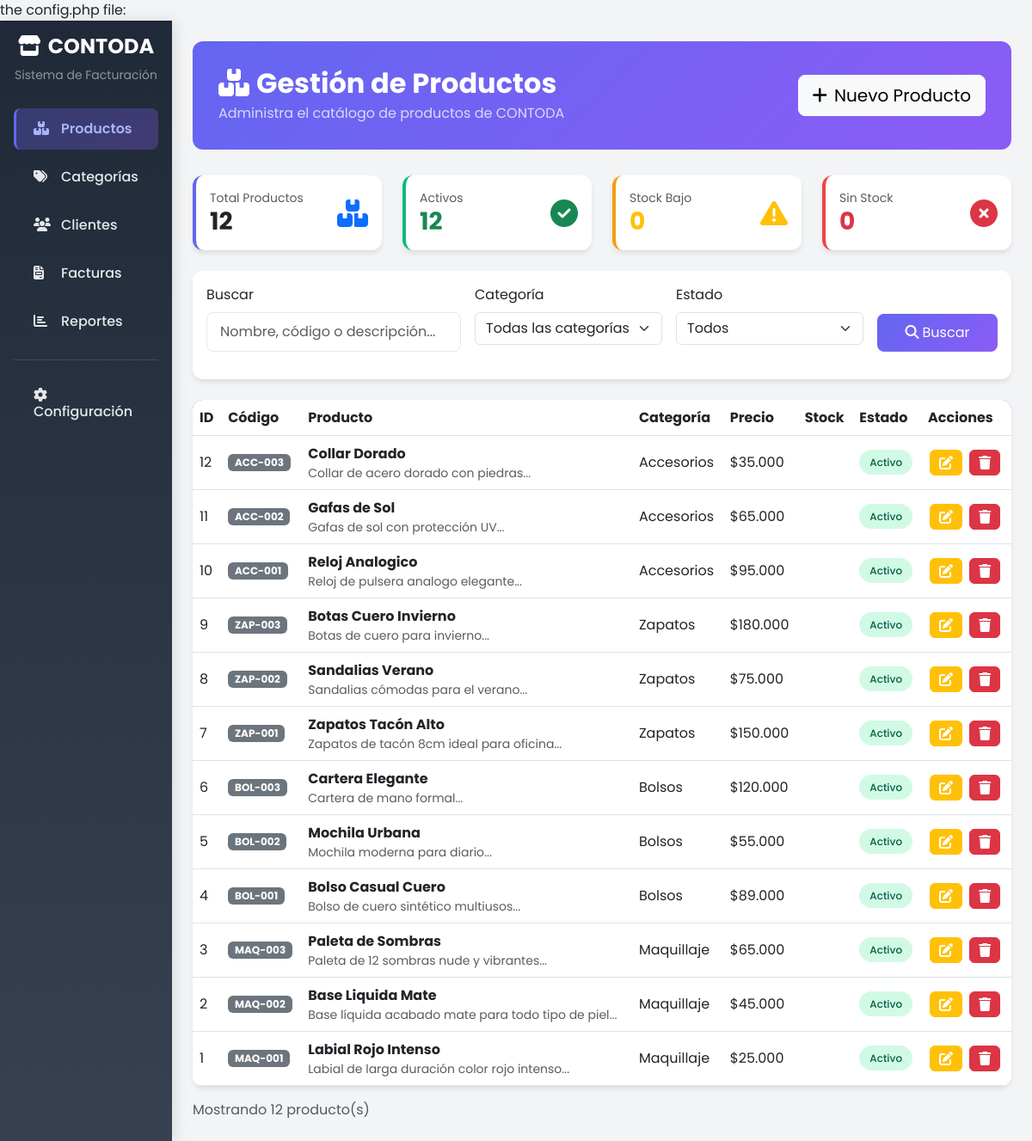
The page / on the database its author committed.
### tables this page shows
CREATE TABLE IF NOT EXISTS productos (
    id_producto INT AUTO_INCREMENT PRIMARY KEY,
    id_categoria INT NOT NULL,
    codigo_producto VARCHAR(50) UNIQUE,
    nombre_producto VARCHAR(200) NOT NULL,
    descripcion TEXT,
    precio DECIMAL(10,2) NOT NULL,
    stock INT DEFAULT 0,
    stock_minimo INT DEFAULT 5,
    imagen VARCHAR(255),
    estado ENUM('Activo', 'Inactivo') DEFAULT 'Activo',
    fecha_creacion TIMESTAMP DEFAULT CURRENT_TIMESTAMP,
    fecha_actualizacion TIMESTAMP DEFAULT CURRENT_TIMESTAMP ON UPDATE CURRENT_TIMESTAMP,
    FOREIGN KEY (id_categoria) REFERENCES categorias(id_categoria) ON DELETE RESTRICT
);

CREATE TABLE IF NOT EXISTS categorias (
    id_categoria INT AUTO_INCREMENT PRIMARY KEY,
    nombre_categoria VARCHAR(100) NOT NULL UNIQUE,
    descripcion TEXT,
    estado ENUM('Activo', 'Inactivo') DEFAULT 'Activo',
    fecha_creacion TIMESTAMP DEFAULT CURRENT_TIMESTAMP,
    fecha_actualizacion TIMESTAMP DEFAULT CURRENT_TIMESTAMP ON UPDATE CURRENT_TIMESTAMP
);

### config.php (called while the page is built, shortened)
the config.php file:<?php
function formatCurrency($amount) {
    return '$' . number_format($amount, 0, ',', '.');
}

### funciones.php (called while the page is built, shortened)
<?php
require_once 'config.php';
function getProductos($search = null, $categoria = null, $estado = null) {
    try {
        $pdo = getConnection();
        $sql = "SELECT p.*, c.nombre_categoria
                FROM productos p
                LEFT JOIN categorias c ON p.id_categoria = c.id_categoria
                WHERE 1=1";
        $params = [];
        $sql .= " ORDER BY p.id_producto DESC";
        $stmt = $pdo->prepare($sql);
        $stmt->execute($params);
        return $stmt->fetchAll();
    } catch (Exception $e) {
        error_log("Error en getProductos: " . $e->getMessage());
        return [];
    }
}
function getEstadisticas() {
    try {
        $pdo = getConnection();
        $stats = [
            'total' => 0,
            'activos' => 0,
            'inactivos' => 0,
            'stock_bajo' => 0,
            'sin_stock' => 0
        ];
        $stmt = $pdo->query("SELECT COUNT(*) as total FROM productos");
        $stats['total'] = $stmt->fetch()['total'];
        $stmt = $pdo->query("SELECT COUNT(*) as total FROM productos WHERE estado = 'Activo'");
        $stats['activos'] = $stmt->fetch()['total'];
        $stmt = $pdo->query("SELECT COUNT(*) as total FROM productos WHERE estado = 'Inactivo'");
        $stats['inactivos'] = $stmt->fetch()['total'];
        $stmt = $pdo->query("SELECT COUNT(*) as total FROM productos WHERE stock > 0 AND stock <= stock_minimo");
        $stats['stock_bajo'] = $stmt->fetch()['total'];
        $stmt = $pdo->query("SELECT COUNT(*) as total FROM productos WHERE stock = 0");
        $stats['sin_stock'] = $stmt->fetch()['total'];
        return $stats;
    } catch (Exception $e) {
        error_log("Error en getEstadisticas: " . $e->getMessage());
        return $stats;
    }
}

### index.php (the view, shortened to what this page needs)
<?php
require_once 'funciones.php';
$search = isset($_GET['search']) ? sanitize($_GET['search']) : '';
$categoria = isset($_GET['categoria']) ? intval($_GET['categoria']) : null;
$estado = isset($_GET['estado']) ? sanitize($_GET['estado']) : null;
$productos = getProductos($search, $categoria, $estado);
$stats = getEstadisticas();
?>
<!DOCTYPE html>
<html lang="es">
<head>
    <link href="https://cdn.jsdelivr.net/npm/bootstrap@5.3.0/dist/css/bootstrap.min.css" rel="stylesheet">
    <link rel="stylesheet" href="https://cdnjs.cloudflare.com/ajax/libs/font-awesome/6.4.0/css/all.min.css">
</head>
<body>
    <div class="container-fluid">
        <div class="row">
            <div class="col-md-3 col-lg-2 sidebar p-3">
                <div class="text-center mb-4">
                    <h4 class="text-white fw-bold">
                        <i class="fas fa-store me-2"></i>CONTODA
                    </h4>
                    <p class="text-white-50 small">Sistema de Facturación</p>
                </div>
                <nav class="nav flex-column">
                    <a href="index.php" class="nav-link active">
                        <i class="fas fa-boxes me-2"></i>Productos
                    </a>
                    <a href="categorias.php" class="nav-link">
                        <i class="fas fa-tags me-2"></i>Categorías
                    </a>
                    <a href="clientes.php" class="nav-link">
                        <i class="fas fa-users me-2"></i>Clientes
                    </a>
                    <a href="facturas.php" class="nav-link">
                        <i class="fas fa-file-invoice me-2"></i>Facturas
                    </a>
                    <a href="reportes.php" class="nav-link">
                        <i class="fas fa-chart-bar me-2"></i>Reportes
                    </a>
                    <hr class="text-white-50">
                    <a href="configuracion.php" class="nav-link">
                        <i class="fas fa-cog me-2"></i>Configuración
                    </a>
                </nav>
            </div>
            <div class="col-md-9 col-lg-10 p-4">
                <div class="page-header">
                    <div class="d-flex justify-content-between align-items-center">
                        <div>
                            <h2 class="fw-bold mb-1">
                                <i class="fas fa-boxes me-2"></i>Gestión de Productos
                            </h2>
                            <p class="mb-0 opacity-75">Administra el catálogo de productos de CONTODA</p>
                        </div>
                        <a href="create.php" class="btn btn-light btn-lg">
                            <i class="fas fa-plus me-2"></i>Nuevo Producto
                        </a>
                    </div>
                </div>
                <div class="row mb-4">
                    <div class="col-md-3">
                        <div class="card stat-card total p-3">
                            <div class="d-flex justify-content-between align-items-center">
                                <div>
                                    <p class="text-muted mb-0 small">Total Productos</p>
                                    <h3 class="fw-bold mb-0"><?php echo $stats['total']; ?></h3>
                                </div>
                                <div class="text-primary">
                                    <i class="fas fa-boxes fa-2x"></i>
                                </div>
                            </div>
                        </div>
                    </div>
                    <div class="col-md-3">
                        <div class="card stat-card active p-3">
                            <div class="d-flex justify-content-between align-items-center">
                                <div>
                                    <p class="text-muted mb-0 small">Activos</p>
                                    <h3 class="fw-bold mb-0 text-success"><?php echo $stats['activos']; ?></h3>
                                </div>
                                <div class="text-success">
                                    <i class="fas fa-check-circle fa-2x"></i>
                                </div>
                            </div>
                        </div>
                    </div>
                    <div class="col-md-3">
                        <div class="card stat-card warning p-3">
                            <div class="d-flex justify-content-between align-items-center">
                                <div>
                                    <p class="text-muted mb-0 small">Stock Bajo</p>
                                    <h3 class="fw-bold mb-0 text-warning"><?php echo $stats['stock_bajo']; ?></h3>
                                </div>
                                <div class="text-warning">
                                    <i class="fas fa-exclamation-triangle fa-2x"></i>
                                </div>
                            </div>
                        </div>
                    </div>
                    <div class="col-md-3">
                        <div class="card stat-card inactive p-3">
                            <div class="d-flex justify-content-between align-items-center">
                                <div>
                                    <p class="text-muted mb-0 small">Sin Stock</p>
                                    <h3 class="fw-bold mb-0 text-danger"><?php echo $stats['sin_stock']; ?></h3>
                                </div>
                                <div class="text-danger">
                                    <i class="fas fa-times-circle fa-2x"></i>
                                </div>
                            </div>
                        </div>
                    </div>
                </div>
                <div class="card mb-4">
                    <div class="card-body">
                        <form method="GET" class="row g-3">
                            <div class="col-md-4">
                                <label class="form-label">Buscar</label>
                                <input type="text" name="search" class="form-control search-box"
                                       placeholder="Nombre, código o descripción..."
                                       value="<?php echo htmlspecialchars($search); ?>">
                            </div>
                            <div class="col-md-3">
                                <label class="form-label">Categoría</label>
                                <select name="categoria" class="form-select">
                                    <option value="">Todas las categorías</option>
                                </select>
                            </div>
                            <div class="col-md-3">
                                <label class="form-label">Estado</label>
                                <select name="estado" class="form-select">
                                    <option value="">Todos</option>
                                </select>
                            </div>
                            <div class="col-md-2 d-flex align-items-end">
                                <button type="submit" class="btn btn-primary w-100">
                                    <i class="fas fa-search me-1"></i>Buscar
                                </button>
                            </div>
                        </form>
                    </div>
                </div>
                <div class="card table-card">
                    <div class="card-body p-0">
                        <?php if (count($productos) > 0): ?>
                            <div class="table-responsive">
                                <table class="table table-hover mb-0">
                                    <thead>
                                        <tr>
                                            <th>ID</th>
                                            <th>Código</th>
                                            <th>Producto</th>
                                            <th>Categoría</th>
                                            <th>Precio</th>
                                            <th>Stock</th>
                                            <th>Estado</th>
                                            <th>Acciones</th>
                                        </tr>
                                    </thead>
                                    <tbody>
                                        <?php foreach ($productos as $producto): ?>
                                            <tr>
                                                <td><?php echo $producto['id_producto']; ?></td>
                                                <td>
                                                    <span class="badge bg-secondary">
                                                        <?php echo htmlspecialchars($producto['codigo_producto'] ?? 'N/A'); ?>
                                                    </span>
                                                </td>
                                                <td>
                                                    <strong><?php echo htmlspecialchars($producto['nombre_producto']); ?></strong>
                                                    <?php if ($producto['descripcion']): ?>
                                                        <br><small class="text-muted"><?php echo substr(htmlspecialchars($producto['descripcion']), 0, 50); ?>...</small>
                                                    <?php endif; ?>
                                                </td>
                                                <td><?php echo htmlspecialchars($producto['nombre_categoria'] ?? 'Sin categoría'); ?></td>
                                                <td><?php echo formatCurrency($producto['precio']); ?></td>
                                                <td>
                                                    <?php
                                                        $stockClass = '';
                                                    ?>
                                                    <span class="badge <?php echo $stockClass; ?>">
                                                    </span>
                                                </td>
                                                <td>
                                                    <span class="badge-estado badge-<?php echo strtolower($producto['estado']); ?>">
                                                        <?php echo $producto['estado']; ?>
                                                    </span>
                                                </td>
                                                <td>
                                                    <a href="edit.php?id=<?php echo $producto['id_producto']; ?>"
                                                       class="btn btn-warning btn-action" title="Editar">
                                                        <i class="fas fa-edit text-white"></i>
                                                    </a>
                                                    <a href="delete.php?id=<?php echo $producto['id_producto']; ?>"
                                                       class="btn btn-danger btn-action" title="Eliminar"
                                                       onclick="return confirm('¿Está seguro de eliminar este producto?');">
                                                        <i class="fas fa-trash"></i>
                                                    </a>
                                                </td>
                                            </tr>
                                        <?php endforeach; ?>
                                    </tbody>
                                </table>
                            </div>
                        <?php endif; ?>
                    </div>
                </div>
                <div class="d-flex justify-content-between align-items-center mt-3">
                    <p class="text-muted mb-0">Mostrando <?php echo count($productos); ?> producto(s)</p>
                </div>
            </div>
        </div>
    </div>
</body>
</html>

### rows shown on the page
productos: id_producto "12", codigo_producto "ACC-003", nombre_producto "Collar Dorado", descripcion "Collar de acero dorado con piedras", id_categoria.nombre_categoria "Accesorios", precio "$35.000", estado "Activo"
productos: id_producto "11", codigo_producto "ACC-002", nombre_producto "Gafas de Sol", descripcion "Gafas de sol con protección UV", id_categoria.nombre_categoria "Accesorios", precio "$65.000", estado "Activo"
productos: id_producto "10", codigo_producto "ACC-001", nombre_producto "Reloj Analogico", descripcion "Reloj de pulsera analogo elegante", id_categoria.nombre_categoria "Accesorios", precio "$95.000", estado "Activo"
productos: id_producto "9", codigo_producto "ZAP-003", nombre_producto "Botas Cuero Invierno", descripcion "Botas de cuero para invierno", id_categoria.nombre_categoria "Zapatos", precio "$180.000", estado "Activo"
productos: id_producto "8", codigo_producto "ZAP-002", nombre_producto "Sandalias Verano", descripcion "Sandalias cómodas para el verano", id_categoria.nombre_categoria "Zapatos", precio "$75.000", estado "Activo"
productos: id_producto "7", codigo_producto "ZAP-001", nombre_producto "Zapatos Tacón Alto", descripcion "Zapatos de tacón 8cm ideal para oficina", id_categoria.nombre_categoria "Zapatos", precio "$150.000", estado "Activo"
productos: id_producto "6", codigo_producto "BOL-003", nombre_producto "Cartera Elegante", descripcion "Cartera de mano formal", id_categoria.nombre_categoria "Bolsos", precio "$120.000", estado "Activo"
productos: id_producto "5", codigo_producto "BOL-002", nombre_producto "Mochila Urbana", descripcion "Mochila moderna para diario", id_categoria.nombre_categoria "Bolsos", precio "$55.000", estado "Activo"
productos: id_producto "4", codigo_producto "BOL-001", nombre_producto "Bolso Casual Cuero", descripcion "Bolso de cuero sintético multiusos", id_categoria.nombre_categoria "Bolsos", precio "$89.000", estado "Activo"
productos: id_producto "3", codigo_producto "MAQ-003", nombre_producto "Paleta de Sombras", descripcion "Paleta de 12 sombras nude y vibrantes", id_categoria.nombre_categoria "Maquillaje", precio "$65.000", estado "Activo"
productos: id_producto "2", codigo_producto "MAQ-002", nombre_producto "Base Liquida Mate", descripcion "Base líquida acabado mate para todo tipo de piel", id_categoria.nombre_categoria "Maquillaje", precio "$45.000", estado "Activo"
productos: id_producto "1", codigo_producto "MAQ-001", nombre_producto "Labial Rojo Intenso", descripcion "Labial de larga duración color rojo intenso", id_categoria.nombre_categoria "Maquillaje", precio "$25.000", estado "Activo"

### other values the page prints
$stats['total'] "12"
$stats['activos'] "12"
$stats['stock_bajo'] "0"
$stats['sin_stock'] "0"
count($productos) "12"
